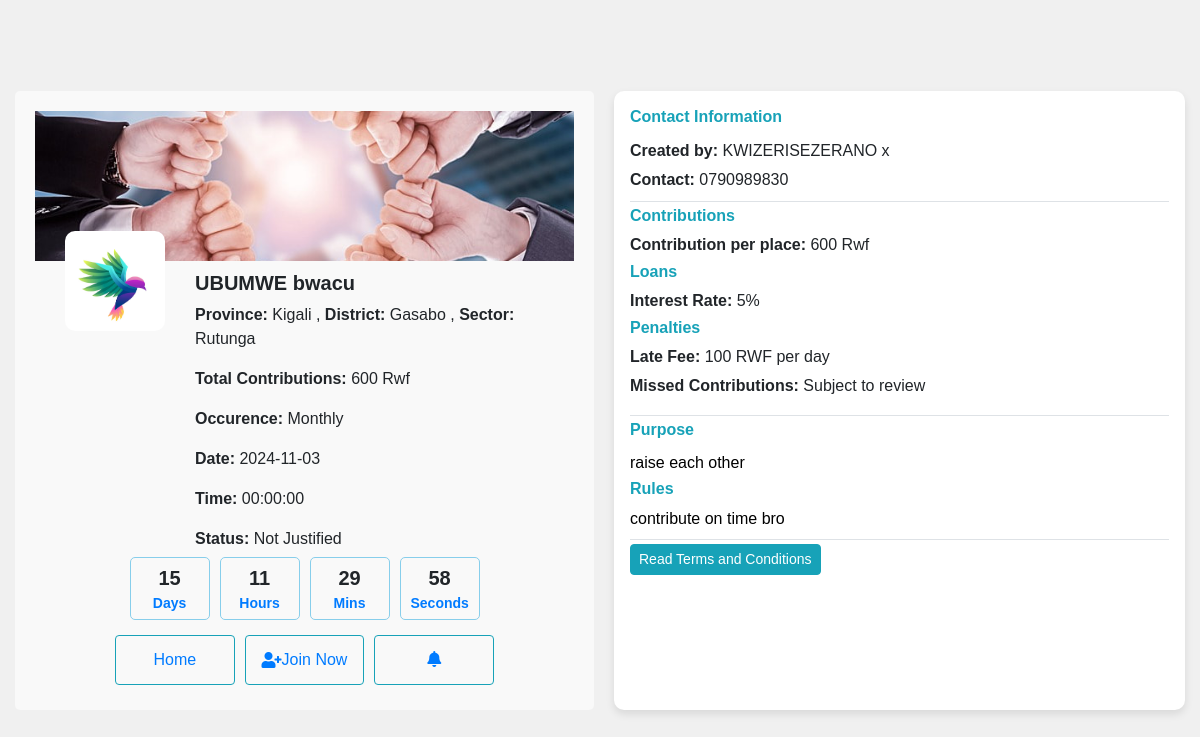
The page /tontine_profile_member.php?id=32 (signed in) on the database as committed earlier.
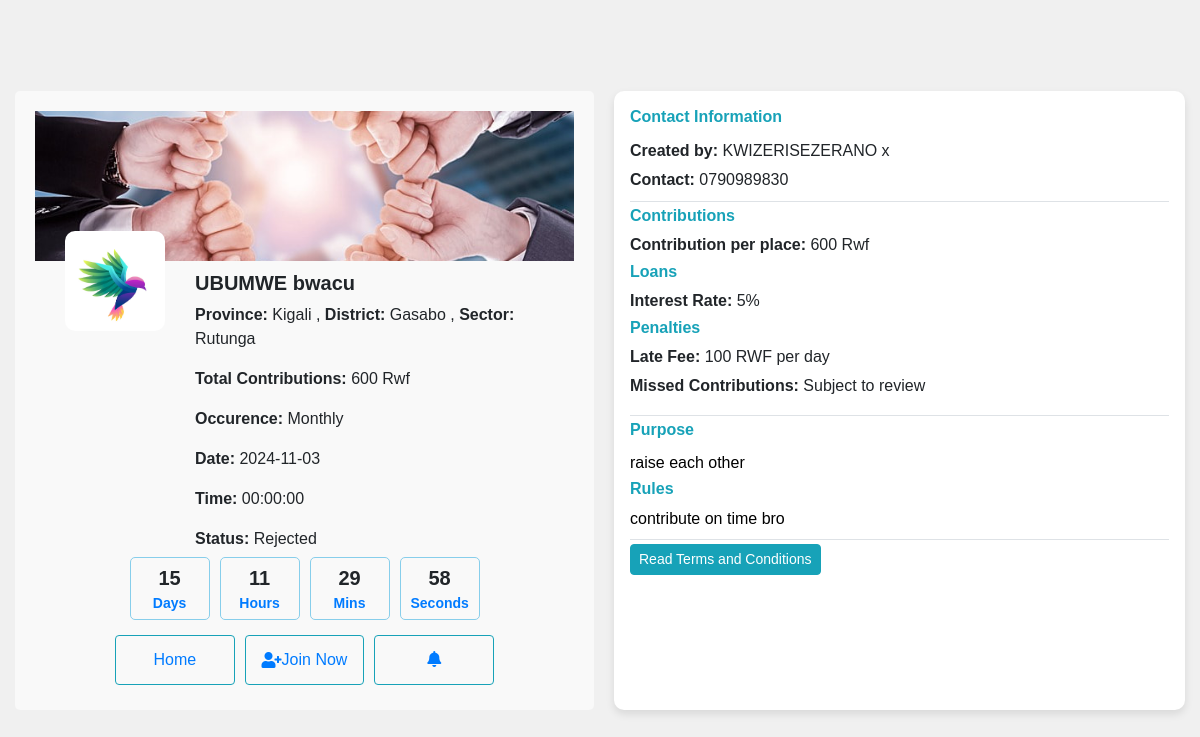
The same page on the database as committed later.
### tables this page shows
CREATE TABLE `tontine` (
  `id` int(11) NOT NULL,
  `tontine_name` varchar(255) NOT NULL,
  `logo` varchar(255) DEFAULT NULL,
  `join_date` date NOT NULL,
  `province` varchar(100) NOT NULL,
  `district` varchar(100) NOT NULL,
  `sector` varchar(100) NOT NULL,
  `total_contributions` decimal(10,2) NOT NULL,
  `occurrence` enum('Daily','Weekly','Monthly') NOT NULL,
  `time` time DEFAULT NULL,
  `day` enum('Monday','Tuesday','Wednesday','Thursday','Friday','Saturday','Sunday') DEFAULT NULL,
  `date` date DEFAULT NULL,
  `created_at` timestamp NOT NULL DEFAULT current_timestamp(),
  `user_id` int(11) DEFAULT NULL,
  `role` varchar(30) NOT NULL,
  `purpose` varchar(255) NOT NULL,
  `rules` varchar(255) NOT NULL,
  `status` enum('Not Justified','Justification Request sent','Justified','Rejected') DEFAULT 'Not Justified',
  `reason` varchar(255) NOT NULL,
  `interest` decimal(10,2) NOT NULL DEFAULT 0.00,
  `payment_frequency` enum('Monthly','Weekly') NOT NULL,
  `frequent_payment_date` date DEFAULT NULL,
  `frequent_payment_day` enum('Monday','Tuesday','Wednesday','Thursday','Friday','Saturday','Sunday') DEFAULT NULL
);

### tontine_profile_member.php (the view, shortened to what the changed rows need)
<?php
require 'config.php';
$id = isset($_GET['id']) ? (int)$_GET['id'] : 1;
$stmt = $pdo->prepare("SELECT tontine_name, logo, join_date, province, district, sector, total_contributions, occurrence, time, day, date, user_id,rules,purpose,status FROM tontine WHERE id = :id");
$stmt->execute(['id' => $id]);
$tontine = $stmt->fetch(PDO::FETCH_ASSOC);
$rules = $tontine['rules'];
$purpose=$tontine['purpose'];
$occurrenceDisplay = '';
switch (strtolower($tontine['occurrence'])) {
    case 'monthly':
        $occurrenceDisplay = '<p><strong>Date:</strong> ' . htmlspecialchars($tontine['date']) . '</p>';
        break;
}
?>
<!DOCTYPE html>
<html lang="en">
<head>
    <link rel="stylesheet" href="https://stackpath.bootstrapcdn.com/bootstrap/4.5.2/css/bootstrap.min.css">
    <link rel="stylesheet" href="https://cdnjs.cloudflare.com/ajax/libs/font-awesome/5.15.4/css/all.min.css">
</head>
<body>
<div class="container">
    <div class="left-section">
        <div class="tontine-info">
            <div class="tontine-details">
                <h2><?php echo htmlspecialchars($tontine['tontine_name']); ?></h2>
                <p><strong>Province: </strong><?php echo htmlspecialchars($tontine['province']); ?> ,<strong> District:</strong> <?php echo htmlspecialchars($tontine['district']); ?> ,<strong> Sector: </strong><?php echo htmlspecialchars($tontine['sector']); ?></p>
                <p><strong>Total Contributions:</strong> <?php echo number_format($tontine['total_contributions']); ?> Rwf</p>
                    <p><strong>Occurence:</strong> <?php echo htmlspecialchars($tontine['occurrence']); ?> </p>
                <?php echo $occurrenceDisplay; ?>
                  <p><strong>Time:</strong> <?php echo htmlspecialchars($tontine['time']); ?> </p>
                   <p><strong>Status:</strong> <?php echo htmlspecialchars($tontine['status']); ?> </p>
            </div>
        </div>
    </div>
<div class="right-section p-3">
    <div class="info-section border-bottom mb-1 pb-1">
        <div class="section-item mb-1">
            <h6 class="text-info">Contributions</h6>
            <p><strong> Contribution per place:</strong> <?php echo number_format($tontine['total_contributions']); ?> Rwf</p>
        </div>
    </div>
<div class="about-section border-bottom mb-1 pb-1">
    <div class="d-flex justify-content-between align-items-center mb-1">
        <h6 class="section-title text-info">Purpose</h6>
    </div>
    <?php
    $purpose = isset($purpose) && !empty($purpose) ? $purpose : 'Describe your purpose';
    ?>
    <input type="text" class="edit-field mb-1 space-between" id="purpose-field" value="<?php echo htmlspecialchars($purpose); ?>">
    <h6 class="section-title text-info">Rules</h6>
    <?php
    $rules = isset($rules) && !empty($rules) ? $rules : 'Describe your rules';
    ?>
    <input type="text" class="edit-field mb-1 space-between" id="rules-field" value="<?php echo htmlspecialchars($rules); ?>">
</div>
</div>
</body>
</html>

Rows that differ between the two databases and show on the page:
changed tontine "UBUMWE bwacu": status "Not Justified" → "Rejected"
